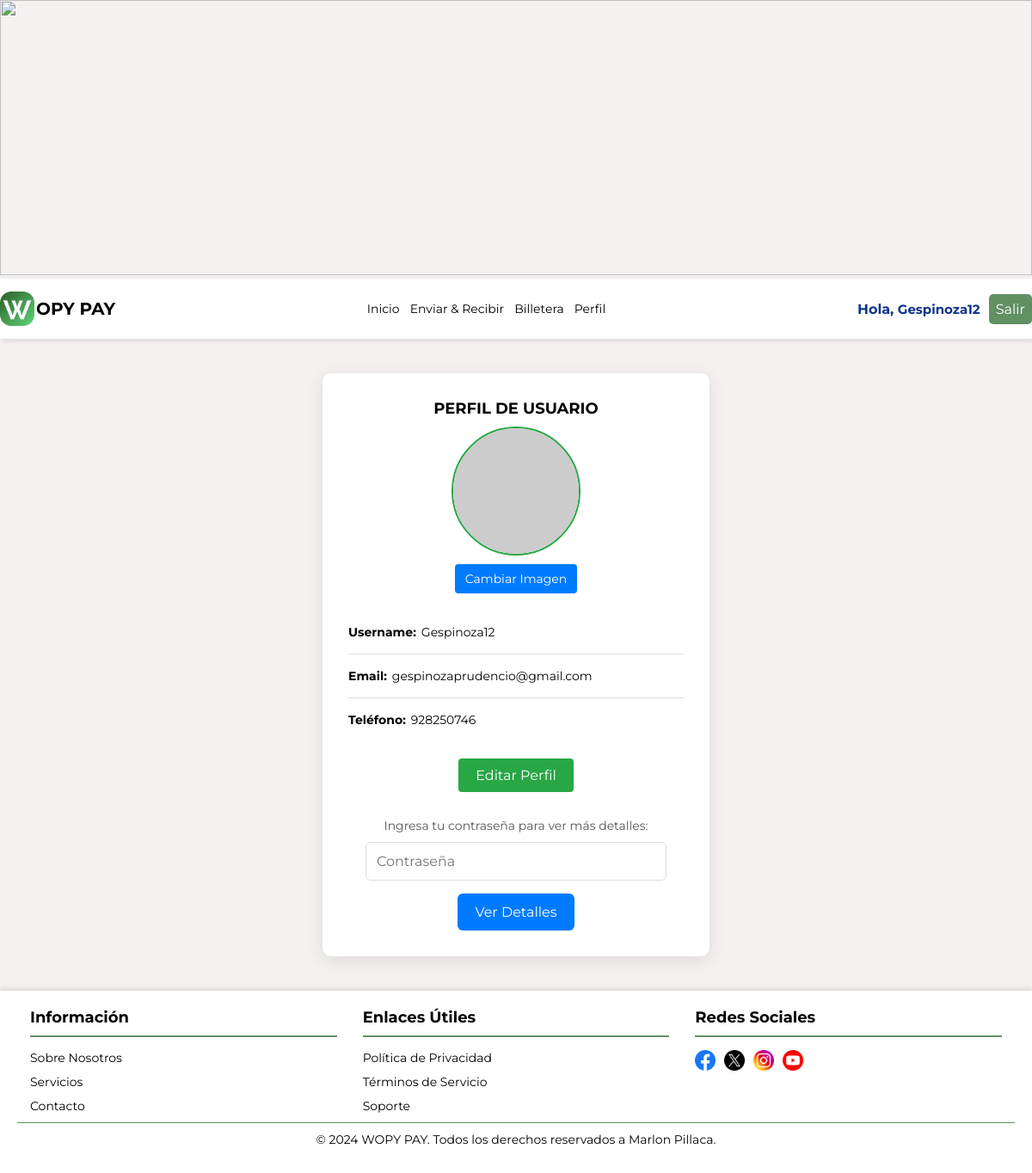
/auth/user/profile/ (signed in), run on the app's committed database.
### user_auth/models.py (models this page shows, shortened)
class CustomUser(AbstractUser):
    phone = models.CharField(max_length=15, blank=True, null=True)
    country_code = models.CharField(max_length=4, blank=True, null=True)
    qr_code = models.ImageField(upload_to='qr_codes/', blank=True, null=True)

### user_auth/views.py (the view)
# urls.py: path("user/profile/", views.user_profile , name="user_profile"),
@login_required
def user_profile(request):
    user = request.user
    return render(request, "user_profile.html", {"user": user})

### user_auth/templates/user_profile.html (shortened to what this page needs)
<!DOCTYPE html>
<html lang="en">
<head>
    {% load static %}
    <link rel="stylesheet" href="{% static 'css/header.css'%}">
    <link rel="stylesheet" href="{% static 'css/footer.css'%}">
    <link rel="stylesheet" href="{% static 'css/user_profile.css'%}">
</head>
<body>
    <img src="https://static.vecteezy.com/system/resources/previews/004/941/962/non_2x/abstract-technology-with-global-world-network-and-telecommunication-on-earth-digital-data-visualization-illustration-design-vector.jpg" alt="" class="imagen-propia">
    {% include "header.html" %}
    <main>
        <div class="container">
            <h1>PERFIL DE USUARIO</h1>
            <div class="profile-image">
                <img src="https://via.placeholder.com/150" alt="Imagen de perfil" id="profile-picture">
                <button id="change-picture">Cambiar Imagen</button>
            </div>
            <div class="user-info">
                <div class="info-item">
                    <p>
                        <strong>Username: </strong>
                        <span class="span-input" id="username">{{ user.username }}</span>
                    </p>
                </div>
                <hr>
                <div class="info-item">
                    <p>
                        <strong>Email: </strong>
                        <span class="span-input" id="email">{{ user.email }}</span>
                    </p>
                </div>
                <hr>
                <div class="info-item">
                    <p>
                        <strong>Teléfono: </strong>
                        <span class="span-input" id="phone">{{ user.phone }}</span>
                    </p>
                </div>
            </div>
            <div class="edit-profile">
                <button id="edit-profile">Editar Perfil</button>
            </div>
            <div class="password-verification">
                <label for="password" class="password-text">Ingresa tu contraseña para ver más detalles:</label>
                <input type="password" id="password" placeholder="Contraseña">
                <button id="show-details">Ver Detalles</button>
            </div>
        </div>
    </main>
    {% include "footer.html" %}
</body>
</html>

### main/templates/header.html (shortened to what this page needs)
{% load static %}
<header class="encabezado">
    <div class="contenedor-principal-encabezado">
        <figure>
            <a href=" {% url "index" %} " class="contenedor-imagen">
                <img class="logo"  src="{% static "img/logo-wopy-pay.png" %} " alt="" >
                <h1 class="nombre-app">
                    OPY PAY
                </h1>
            </a>
        </figure>
        <nav class="navegacion">
            <ul class="listado-navegacion">
                <li class="lista"> <a href="{% url "index" %}">Inicio</a> </li>
                {% if user.is_authenticated %}
                <li class="lista"> <a href="{% url "transfer_widget" %}">Enviar & Recibir</a> </li>
                <li class="lista"> <a href="{% url "operations" %}">Billetera</a> </li>
                <li class="lista"> <a href="{% url "user_profile" %}">Perfil</a> </li>
                {% endif %}
            </ul>
        </nav>
        <section class="seccion-boton-navegacion">
            {% if user.is_authenticated %}
            <p class="saludar-usuario"> Hola, <span class="nombre-usuario"> {{ user.username }} </span> </p>
            <button class= "boton-navegacion-logearse" onclick="exit()">
                Salir
            </button>
            {% endif %}
        </section>
    </div>
</header>

### main/static/css/header.css (style rules this page uses)
.encabezado { width: 100%; background-color: #ffffff; position: sticky; top: 0; z-index: 1000; height: 70px; box-shadow: 2px 2px 5px rgba(88, 86, 86, 0.185); }
.contenedor-principal-encabezado { max-width: 1200px; display:flex; justify-content: space-between; align-items: center; height: 70px; margin: 0 auto; }
a { color: inherit; text-decoration: none; outline: none; }
.contenedor-imagen { display: flex; align-items: center; gap: 2px; }
.nombre-app { font-size: 20px; }
.logo { width: 40px; }
.listado-navegacion { list-style: none; display: flex; }
.lista { padding: 6px; cursor: default; }
.seccion-boton-navegacion { display: flex; justify-content: center; align-items: center; gap: 10px; }
button { border: none; cursor: pointer; }
.nombre-usuario { font-size: 15px; }
.saludar-usuario { color:#0c358a; font-size: 16px; font-weight: bold; }
.boton-navegacion-logearse { background-color: #619063; color: #ffffff; padding: 7px; border-radius: 5px; box-sizing: content-box; border: 1px solid transparent; transition: all 0.3s ease; }

### user_auth/static/css/user_profile.css (style rules this page uses)
* { margin: 0; padding: 0; box-sizing: border-box; font-family: "Montserrat", sans-serif; font-size: 14px; }
body { background-color: #f5f1f1; }
.imagen-propia { width: 100%; height: 320px; object-fit: cover; }
.container { max-width: 450px; margin: 40px auto; padding: 30px; background-color: #ffffff; border-radius: 10px; box-shadow: 0 4px 20px rgba(0, 0, 0, 0.1); }
.container h1 { text-align: center; font-size: 18px; margin-bottom: 10px; }
.profile-image { display: flex; flex-direction: column; margin-bottom: 20px; align-items: center; justify-content: center; }
.profile-image img { width: 150px; height: 150px; border-radius: 50%; object-fit: cover; border: 2px solid #28a745; }
#change-picture { margin-top: 10px; padding: 8px 12px; background-color: #007BFF; color: #fff; border: none; border-radius: 4px; font-size: 14px; cursor: pointer; }
.user-info { margin-bottom: 20px; }
.info-item { padding: 10px 0; }
.info-item p { display: flex; gap: 5px; align-items: center; }
.info-item span, .info-item input { width: 100%; max-width: 300px; display: inline-block; font-size: 14px; padding: 5px 0; }
.span-input { border: 1px solid transparent; }
hr { border: none; border-bottom: 1px solid #ddd; }
.edit-profile { text-align: center; margin-bottom: 30px; }
#edit-profile { padding: 10px 20px; background-color: #28a745; color: white; border: none; border-radius: 4px; cursor: pointer; }
.password-verification { margin-top: 20px; text-align: center; padding: 0px 20px; }
.password-verification label { display: block; margin-bottom: 10px; color: #555; }
input[type="password"] { padding: 12px; margin-bottom: 15px; width: 100%; max-width: 400px; border: 1px solid #ddd; border-radius: 6px; font-size: 16px; transition: border-color 0.3s ease; }
button { padding: 12px 20px; background-color: #007BFF; color: #fff; border: none; border-radius: 6px; font-size: 16px; cursor: pointer; transition: background-color 0.3s ease; }

### data on the page
CustomUser: username "Gespinoza12", email "gespinozaprudencio@gmail.com", phone "928250746"
